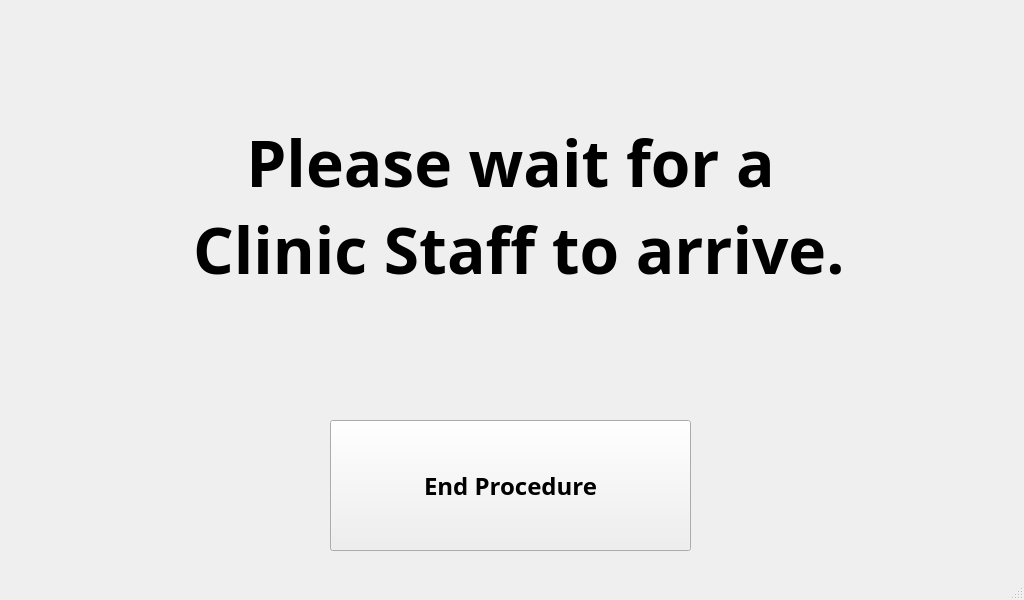
<?xml version="1.0" encoding="UTF-8"?>
<ui version="4.0">
 <class>MainWindow</class>
 <widget class="QMainWindow" name="MainWindow">
  <property name="geometry">
   <rect>
    <x>0</x>
    <y>0</y>
    <width>1024</width>
    <height>600</height>
   </rect>
  </property>
  <property name="minimumSize">
   <size>
    <width>1024</width>
    <height>600</height>
   </size>
  </property>
  <property name="maximumSize">
   <size>
    <width>1024</width>
    <height>600</height>
   </size>
  </property>
  <property name="windowTitle">
   <string>Request Nurse Assistance</string>
  </property>
  <widget class="QWidget" name="centralwidget">
   <widget class="QLabel" name="TITLE">
    <property name="geometry">
     <rect>
      <x>0</x>
      <y>50</y>
      <width>1021</width>
      <height>311</height>
     </rect>
    </property>
    <property name="font">
     <font>
      <family>Unispace</family>
      <pointsize>48</pointsize>
      <weight>75</weight>
      <bold>true</bold>
     </font>
    </property>
    <property name="text">
     <string>Please wait for a 
 Clinic Staff to arrive.</string>
    </property>
    <property name="alignment">
     <set>Qt::AlignCenter</set>
    </property>
   </widget>
   <widget class="QPushButton" name="pushButton">
    <property name="geometry">
     <rect>
      <x>330</x>
      <y>420</y>
      <width>361</width>
      <height>131</height>
     </rect>
    </property>
    <property name="font">
     <font>
      <family>Unispace</family>
      <pointsize>18</pointsize>
      <weight>75</weight>
      <bold>true</bold>
     </font>
    </property>
    <property name="text">
     <string>End Procedure</string>
    </property>
   </widget>
  </widget>
  <widget class="QStatusBar" name="statusbar"/>
 </widget>
 <resources/>
 <connections/>
</ui>
